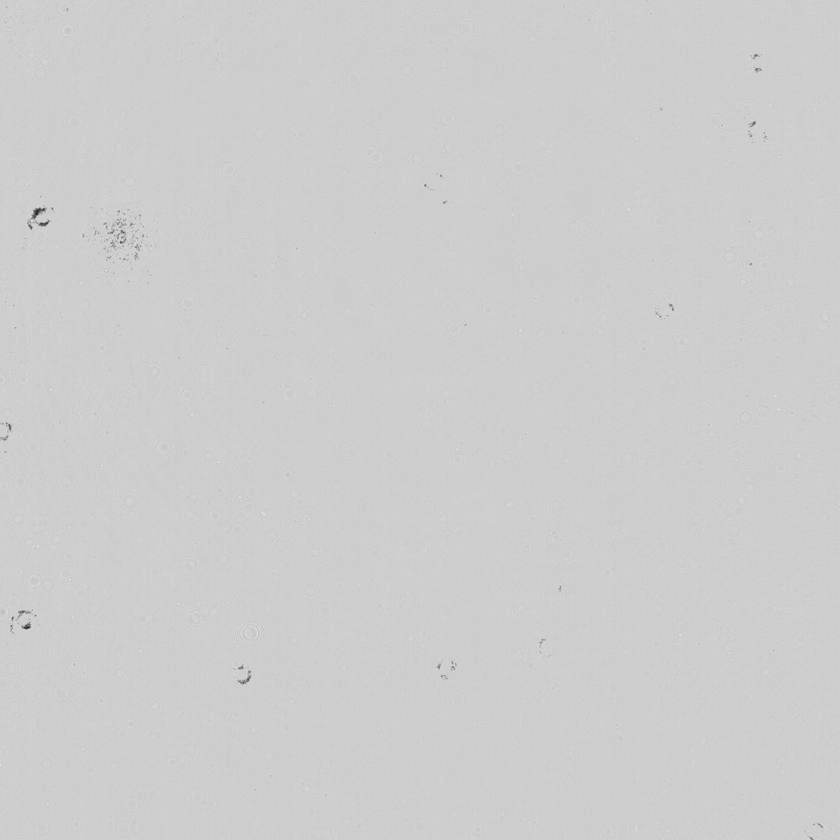
#> input picture Code/10x_laser_50Hz_10us_g1036_bl1602-003.png, 840 x 840 px, shrunk from 1024 x 1024 before the run; the run also reads 1 picture not shown here
$ jupyter execute --allow-errors rs_propagator_dask-checkpoint.ipynb   (shell and % lines are left out)   (older library calls are emulated)
#> lines starting #> are read from the running program, lines starting #| are printed output that depends on the picture
### Code/functions.py
#%% rgb2gray
# [38 lines left out: functions rgb2gray, square_image, not called in this run]


#%% bandpassFilter
def bandpassFilter(img, xs, xl):
    ## Bandpass filter
    # Input: img - Grayscale image array (2D)
    #        xl  - Large cutoff size (Pixels)
    #        xs  - Small cutoff size (Pixels)
    # Output: img_filt - filtered image
    import numpy as np

    # FFT the grayscale image
    imgfft = np.fft.fft2(img)
    img_fft = np.fft.fftshift(imgfft)
    img_amp = abs(img_fft)
    del imgfft

    # Pre filter image information
    [ni, nj] = img_amp.shape
    MIS = ni

    # [9 lines of commented-out code are left out]

    jj, ii = np.meshgrid(np.arange(nj), np.arange(ni))

    LCO = np.exp(-((ii-MIS/2)**2 + (jj-MIS/2)**2) * (2*xl/MIS)**2)
    SCO = np.exp(-((ii-MIS/2)**2 + (jj-MIS/2)**2) * (2*xs/MIS)**2)
    BP =  SCO - LCO
    BPP = np.fft.ifftshift(BP)

    # Filter image
    filtered = BP * img_fft
    img_filt = np.fft.ifftshift(filtered)
    img_filt = np.fft.ifft2(img_filt)
    # img_filt = np.rot90(np.real(img_filt),2)

    return img_filt, BPP


#%% videoImport
# [1177 lines left out: functions videoImport, exportAVI, rayleighSommerfeldPropagator, medianImage, zGradientStack, dataCursor1D and 22 more, not called in this run]


#%% get_turns
# def get_turns(data):


### Code/rs_propagator_dask-checkpoint.ipynb
[cell 1]
import math as m
import time
import matplotlib.image as mpimg
import matplotlib.pyplot as plt
import numpy as np
from dask import *
from functions import bandpassFilter, exportAVI

# I = mpimg.imread('131118-1.png')
# I = mpimg.imread('MF1_30Hz_200us_awaysection.png')
I = mpimg.imread('10x_laser_50Hz_10us_g1036_bl1602-003.png')
#> I is the input picture: shape (840, 840) float32; min 0.122, max 0.929, mean 0.805

# Median image
# IB = mpimg.imread('AVG_131118-1.png')
# IB = mpimg.imread('AVG_MF1_30Hz_200us_awaysection.png')
IB = mpimg.imread('MED_10x_laser_50Hz_10us_g1036_bl1602-003-1.png')

IB[IB == 0] = np.mean(IB)
IN = I/IB   #divide
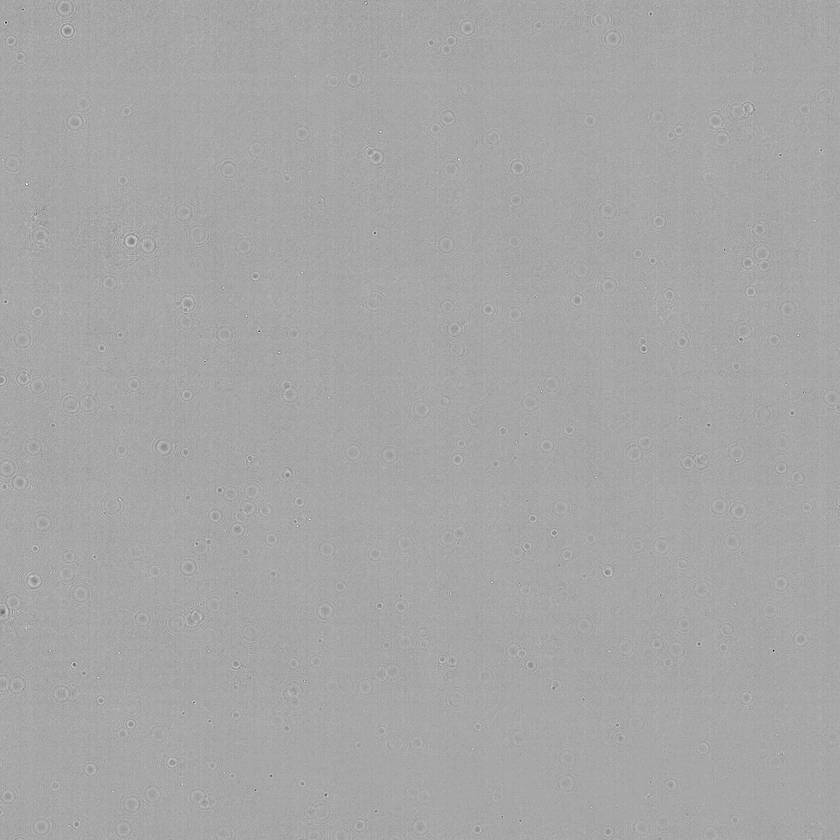
#> IN: shape (840, 840) float32; min 0.795, max 1.11, mean 0.999; drawn with min black and max white

N = 1.3226
LAMBDA = 0.642               # Diode
# MPP = 2                      # Magnification: 10x, 20x, 50x, etc
FS = 0.711                     # Sampling Frequency px/um
NI = np.shape(IN)[0]
#> NI = 840
NJ = np.shape(IN)[1]
#> NJ = 840
SZ = 4                        # Step size in um
Z = SZ*np.arange(0, 150)       # Number of steps
K = 2*m.pi*N/LAMBDA            # Wavenumber

[cell 2]
IBAND, BP = bandpassFilter(IN, 2, 30)
#> in bandpassFilter, `BPP = np.fft.ifftshift(BP)`:
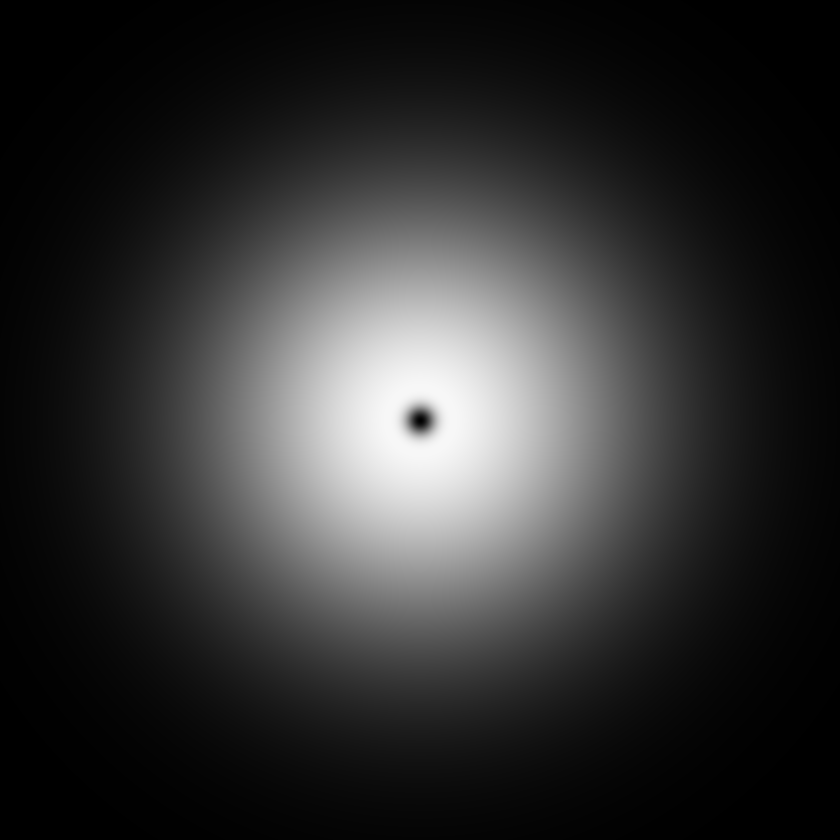
#> BP: shape (840, 840) float64; min 0, max 0.972, mean 0.194
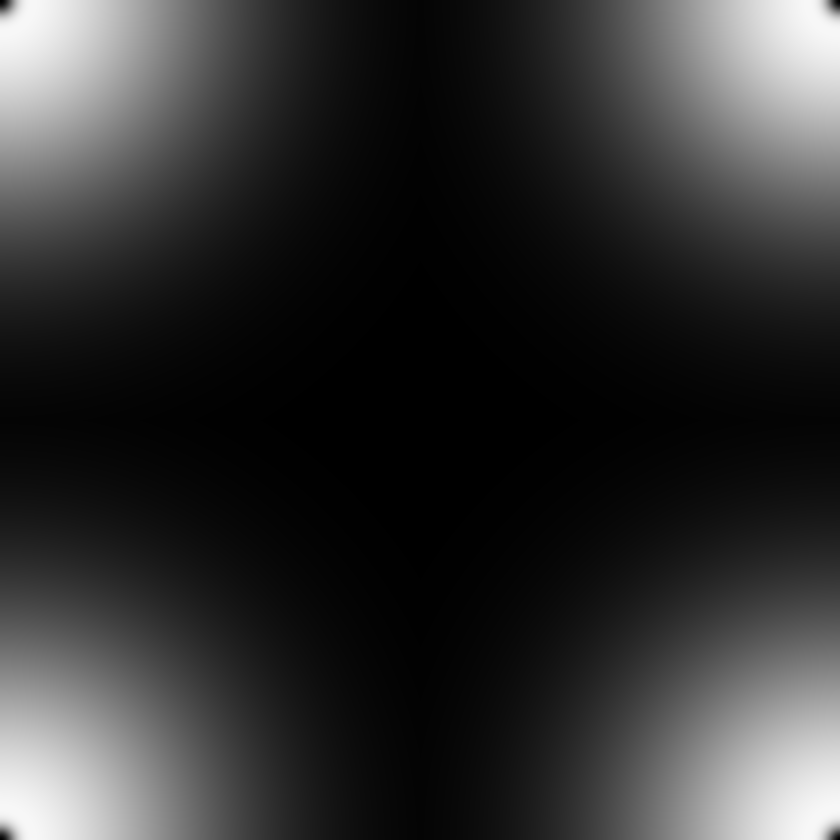
#> BP: shape (840, 840) float64; min 0, max 0.972, mean 0.194
E = np.fft.fftshift(BP)*np.fft.fftshift(np.fft.fft2(IN - 1))

[cell 3]
P = np.empty_like(IB, dtype=complex)
for i in range(NI):
    for j in range(NJ):
        P[i, j] = ((LAMBDA*FS)/(max([NI, NJ])*N))**2*((i-NI/2)**2+(j-NJ/2)**2)
# P = np.conj(P)
Q = np.sqrt(1-P)-1

[cell 4]
if all(Z > 0):
    Q = np.conj(Q)

[cell 5]
R = np.empty([NI, NJ, Z.shape[0]], dtype=complex)
#> (the rest of this cell did not finish here and is left out)

#> (a cell that did not finish here is left out)

#> (a cell that did not finish here is left out)
